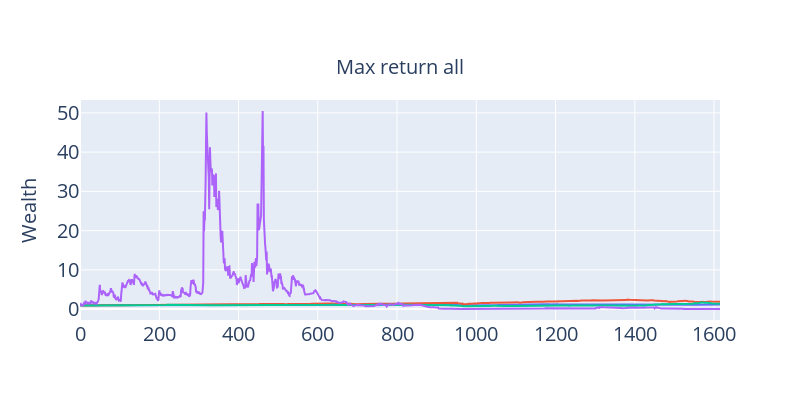

Notebook code cell kept with this figure:
### Code cell
fig = go.Figure()

fig.add_trace(go.Scatter(y=wealth_df["Indices equal"], mode = "lines"))
fig.add_trace(go.Scatter(y=wealth_df["S&P100"], mode = "lines"))
fig.add_trace(go.Scatter(y=wealth_df["MaxRetTra"], mode = "lines"))
fig.add_trace(go.Scatter(y=wealth_df["MaxRetAll"], mode = "lines"))


fig.update_xaxes(tickfont = dict(size=20))

fig.update_yaxes(title_text = "Wealth",
                title_font = dict(size=20),
                tickfont = dict(size=20)
                 )

fig.update_layout(title=dict(text="Max return all", x=0.5, y=0.85, font=dict(size=20)),
                  showlegend=False,
                  width=800, height=400,
                  )

fig.show()

### Figure 1 — Plotly figure (JSON) as saved in the notebook; plotly's stock layout.template omitted (floating-point values rounded to 4 significant figures; data arrays with more than 128 entries replaced by an {"elided": "..."} marker saying what was removed)
{"data": [{"mode": "lines", "type": "scatter", "y": {"elided": "1616 float values"}}, {"mode": "lines", "type": "scatter", "y": {"elided": "1616 float values"}}, {"mode": "lines", "type": "scatter", "y": {"elided": "1616 float values"}}, {"mode": "lines", "type": "scatter", "y": {"elided": "1616 float values"}}], "layout": {"height": 400, "showlegend": false, "title": {"font": {"size": 20}, "text": "Max return all", "x": 0.5, "y": 0.85}, "width": 800, "xaxis": {"tickfont": {"size": 20}}, "yaxis": {"tickfont": {"size": 20}, "title": {"font": {"size": 20}, "text": "Wealth"}}}}
